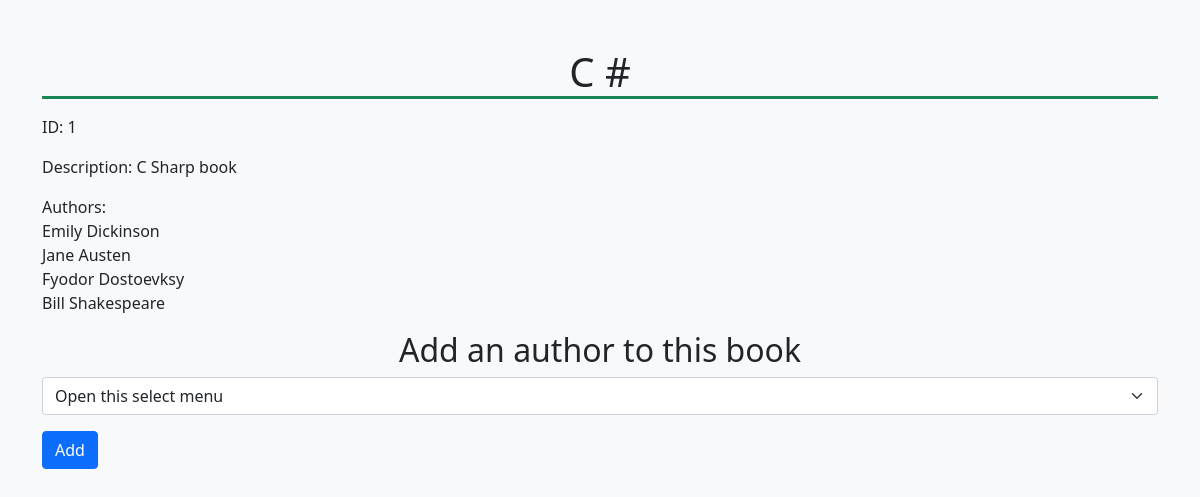
/books//book/1, run on the app's committed database.
### books_authors_app/models.py (models this page shows, shortened)
class Books(models.Model):
  title = models.CharField(max_length=45)
  desc = models.CharField(max_length=255)
  created_at = models.DateTimeField(auto_now_add=True)
  updated_at = models.DateTimeField(auto_now=True)

class Authors(models.Model):
  first_name = models.CharField(max_length=45)
  last_name = models.CharField(max_length=45)
  notes = models.CharField(max_length=45, null=True)
  books = ManyToManyField(Books, related_name='authors')
  created_at = models.DateTimeField(auto_now_add=True)
  updated_at = models.DateTimeField(auto_now=True)

### books_authors_app/views.py (the view)
# urls.py: path('/book/<bookid>', views.bookinfo),
def bookinfo(request, bookid):
  book = Books.objects.get(id=bookid)
  author_yes = [author.id for author in book.authors.all()]
  author_not = [author for author in Authors.objects.all() if author.id not in author_yes]
  context ={
    'book_title' : book.title,
    'book_id' : int(book.id),
    'book_desc' : book.desc,
    'book_author': book.authors.all(),
    'authors_add': author_not,
  }
  return render(request, 'bookinfo.html', context)

### books_authors_app/templates/bookinfo.html (shortened to what this page needs)
<!DOCTYPE html>
<html lang="en">
  <head>
    <link href="https://cdn.jsdelivr.net/npm/bootstrap@5.1.0/dist/css/bootstrap.min.css" rel="stylesheet">
  </head>
  <body class="bg-light">
    {% load static %}
    <div class="container text-dark">
      <h1 class=" text-center mt-5 border-bottom border-success border-3">{{book_title}}</h1>
      <ul class="list-unstyled">
        <li class="my-3">ID: {{book_id}}</li>
        <li class="my-3">Description: {{book_desc}}</li>
        <li class="mt-3">Authors:
          {% for author in book_author %}
          <br>{{author.first_name}} {{author.last_name}}
          {% endfor %}
        </li>
      </ul>
      <h2 class="text-center">Add an author to this book</h2>
      <form  action='/books/addauthor' method="post">
        <div class="form-group my-2">
          <select class="form-select" aria-label="Default select example">
            <option selected>Open this select menu</option>
          </select>
        <button type="submit" class="btn btn-primary my-3">Add</button>
      </form>
    </div>
  </body>
</html>

### data on the page
Books: title "C #", desc "C Sharp book"
Authors: first_name "Emily", last_name "Dickinson"
Authors: first_name "Jane", last_name "Austen"
Authors: first_name "Fyodor", last_name "Dostoevksy"
Authors: first_name "Bill", last_name "Shakespeare"

### other printed values
{{ book_id }} "1"
